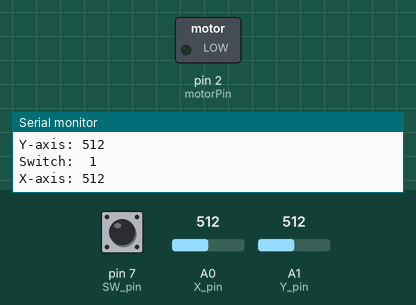
Simulated run of this sketch. Board: Arduino Uno, built with avr-gcc and run on an emulated ATmega328P. Shown: switched loads named in the sketch (green lamp = pin HIGH), the last lines printed to the serial monitor. The inputs (shaded band) are chosen by the test bench; at power-on: A0 (X_pin) = 512, A1 (Y_pin) = 512, pin 7 (SW_pin) HIGH.

Above: at 1.2 s.
1.3 s: A0 (X_pin) set to 106
2.8 s: A0 (X_pin) set to 90
At 3.9 s:
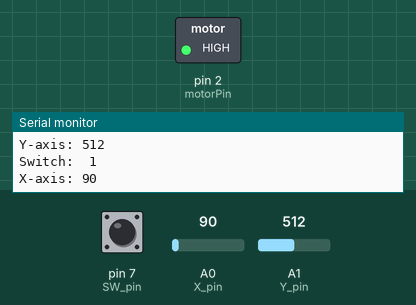
4.3 s: A1 (Y_pin) set to 108
7.3 s: A1 (Y_pin) set to 88
Timing chart, 0 to 10.3 s (numbered marks = the images above; inputs shaded):
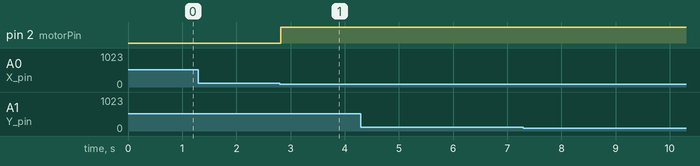

The sketch:

Joystick_StartStopFan.ino
```cpp
const int SW_pin = 7; // digital pin 2 connected to SW of Joystick Module
const int X_pin = A0; // analog pin A0 connected to VRx of Joystick module
const int Y_pin = A1; // analog pin A1 connected to VRy of Joystick module

int motorPin = 2;
int inPin4 = 4;
int inPin3 = 3;
int motorSpeed = 200;
int start=1;
void setup() {
  pinMode(SW_pin, INPUT);
  digitalWrite(SW_pin, HIGH);
  Serial.begin(9600);

}

void loop() {
  Serial.print("Switch:  ");
  Serial.print(start);
  Serial.print("\n");
  Serial.print("X-axis: ");
  Serial.print(analogRead(X_pin));
  Serial.print("\n");
  Serial.print("Y-axis: ");
  Serial.println(analogRead(Y_pin));
  Serial.print("\n\n");
//  delay(500);

if(digitalRead(SW_pin) == 0){
  if(start==1){
    start=-1;
  }
  else  if(start==-1){
    start=1;
  }
}
if(start==1){
if(analogRead(X_pin)==500 &&analogRead(Y_pin)<=470){
  digitalWrite(inPin4, HIGH);
      digitalWrite(inPin3, LOW);
//      motorSpeed = 200; // adjust this value as needed
      analogWrite(motorPin, motorSpeed);
}


else if(analogRead(X_pin)<100){
  digitalWrite(inPin4, LOW);
      digitalWrite(inPin3, HIGH);
//      motorSpeed = 200; // adjust this value as needed
      analogWrite(motorPin, motorSpeed);
}
else if(analogRead(X_pin) > 900){
  digitalWrite(inPin4, HIGH);
      digitalWrite(inPin3, LOW);
//      motorSpeed = 250;
      analogWrite(motorPin, motorSpeed);
}
}
else{
   digitalWrite(inPin4, LOW);
      digitalWrite(inPin3, LOW);
}


}
```

Measured:
- the behaviour switches between 100 and 99 on A0 (X_pin) (found by bisection; images 0 and 1)
- after the input at 2.8 s, pin 2 (motorPin): LOW → HIGH at once
